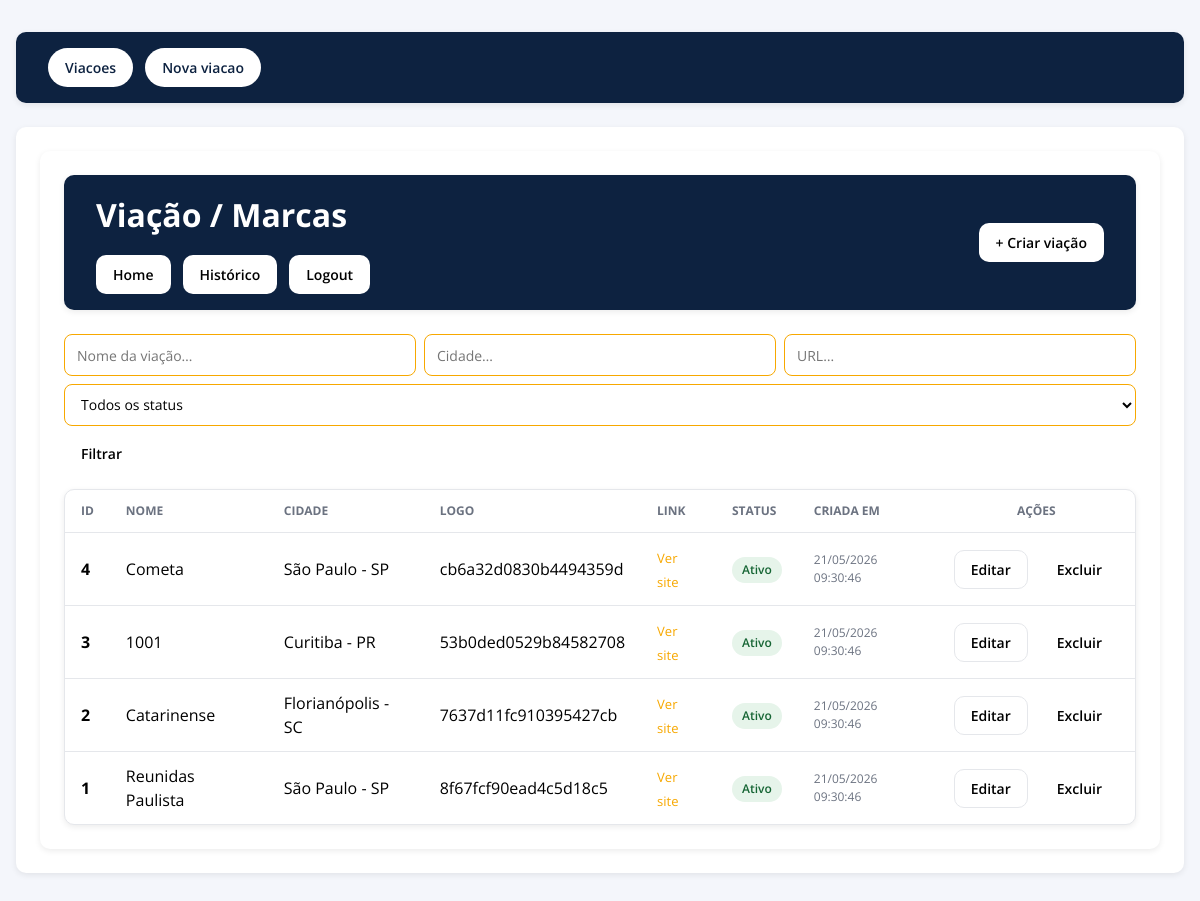
The app's page /viacoes (signed in) with its own data.
### tables this page shows
CREATE TABLE IF NOT EXISTS viacoes
(
    id         INT AUTO_INCREMENT PRIMARY KEY,
    nome       VARCHAR(100) NOT NULL,
    url        VARCHAR(255) NOT NULL DEFAULT '',
    cidade     VARCHAR(100) NOT NULL DEFAULT '',
    logo       VARCHAR(255)          DEFAULT NULL,
    status     TINYINT(1)   NOT NULL DEFAULT 1,
    data_criacao TIMESTAMP    NOT NULL DEFAULT CURRENT_TIMESTAMP,
    data_atualizacao TIMESTAMP    NULL     DEFAULT NULL
        ON UPDATE CURRENT_TIMESTAMP
);

### Core/View.php (called while the page is built, shortened)
<?php
final class View
{
    public static function render(string $view, array $data = []): void
    {
        $basePath = dirname(__DIR__);
        $viewFile = $basePath . '/views/' . $view . '.php';
        $layoutFile = $basePath . '/views/_layout.php';
        extract($data, EXTR_SKIP);
        require $viewFile;
        $content = (string) ob_get_clean();
        require $layoutFile;
    }
}

### Controllers/ViacaoController.php (called while the page is built, shortened)
<?php
final class ViacaoController
{
    private ViacaoService   $viacaoService;
    public function __construct(?ViacaoService $ViacaoService = null)
    {
        $this->viacaoService    = $ViacaoService ?? new ViacaoService();
    }
    public function index(): void
    {
        $nome   = trim((string) ($_GET['nome']   ?? ''));
        $cidade = trim((string) ($_GET['cidade'] ?? ''));
        $url    = trim((string) ($_GET['url']    ?? ''));
        $status = $_GET['status'] ?? '';
        $viacoes = $this->viacaoService->listar(
            $nome   !== '' ? $nome   : null,
            $cidade !== '' ? $cidade : null,
            $url    !== '' ? $url    : null,
            $status !== '' ? $status : null,
        );
        $temFiltro = $nome !== '' || $cidade !== '' || $url !== '' || $status !== '';
        View::render('viacoes/index', [
            'title'     => 'Viações',
            'viacoes'   => $viacoes,
            'temFiltro' => $temFiltro,
            'filtros'   => compact('nome', 'cidade', 'url', 'status'),
        ]);
    }
}

### public/index.php (called while the page is built, shortened)
<?php
require_once __DIR__ . '/../database/db.php';
require __DIR__ . '/../routes/api.php';
$method = (string) ($_SERVER['REQUEST_METHOD'] ?? 'GET');
$router->dispatch($method, $uri);

### database/db.php (called while the page is built, shortened)
<?php
function env(string $key, ?string $default = null): string
{
    $value = getenv($key);
    if ($value === false || $value === '') {
        return $default ?? '';
    }
    return (string) $value;
}
function getPdo(): PDO
{
    static $pdo = null;
    if ($pdo instanceof PDO) {
        return $pdo;
    }
    $host = env('DB_HOST', 'db');
    $db = env('DB_NAME', 'viacoes');
    $user = env('DB_USER', 'root');
    $pass = env('DB_PASSWORD', 'root123');
    $charset = 'utf8mb4';
    $dsn = "mysql:host={$host};dbname={$db};charset={$charset}";
    $options = [
        PDO::ATTR_ERRMODE => PDO::ERRMODE_EXCEPTION,
        PDO::ATTR_DEFAULT_FETCH_MODE => PDO::FETCH_ASSOC,
    ];
    $pdo = new PDO($dsn, $user, $pass, $options);
    return $pdo;
}

### Services/ViacaoService.php (called while the page is built, shortened)
<?php
final class ViacaoService
{
    private PDO $pdo;
    public function __construct(?PDO $pdo = null)
    {
        $this->pdo = $pdo ?? \getPdo();
    }
    public function listar(
        ?string $nome   = null,
        ?string $cidade = null,
        ?string $url    = null,
        ?string $status = null
    ): array {
        $where  = [];
        $params = [];
        $whereClause = $where !== [] ? 'WHERE ' . implode(' AND ', $where) : '';
        $stmt = $this->pdo->prepare("SELECT * FROM viacoes {$whereClause} ORDER BY id DESC");
        $stmt->execute($params);
        return array_map(
            fn(array $row) => Viacao::fromRow($row),
            $stmt->fetchAll(PDO::FETCH_ASSOC)
        );
    }
}

### Models/Viacao.php (called while the page is built, shortened)
<?php
final class Viacao
{
    public static function fromRow(array $row): self
    {
        return new self(
            id: (int) $row['id'],
            nome: (string) $row['nome'],
            logo: $row['logo'],
            url: (string) $row['url'],
            cidade: (string) $row['cidade'],
            status: (int) $row['status'] === 1,
            data_criacao: $row['data_criacao'] !== null
                ? (new \DateTime($row['data_criacao']))
                    ->setTimezone(new \DateTimeZone('America/Sao_Paulo'))
                    ->format('d/m/Y H:i:s')
                : null,
        );
    }
}

### views/viacoes/index.php (the view, shortened to what this page needs)
<?php
$busca = $busca ?? '';
?>
<link rel="stylesheet" href="/css/layout.css">
<main class="container">
    <header class="page-header">
        <div>
            <h1 style="color: white">Viação / Marcas</h1>
            <nav class="actions">
                <a class="btn btn-primary" href="/home">Home</a>
                <a class="btn btn-primary"  href="/viacoes/historico">Histórico</a>
                <a class="btn btn-primary"  href="/logout">Logout</a>
            </nav>
        </div>
        <a href="/viacoes/create" class="btn btn-primary">
            + Criar viação
        </a>
    </header>
    <?php
    $filtros   = $filtros   ?? [];
    ?>
    <form method="get" action="/viacoes" class="search-bar search-bar--multi">
        <div class="search-group search-group--multi">
            <input type="search" name="nome"
                   class="search-input"
                   placeholder="Nome da viação…"
                   value="<?= htmlspecialchars($filtros['nome'] ?? '', ENT_QUOTES, 'UTF-8') ?>">
            <input type="search" name="cidade"
                   class="search-input"
                   placeholder="Cidade…"
                   value="<?= htmlspecialchars($filtros['cidade'] ?? '', ENT_QUOTES, 'UTF-8') ?>">
            <input type="search" name="url"
                   class="search-input"
                   placeholder="URL…"
                   value="<?= htmlspecialchars($filtros['url'] ?? '', ENT_QUOTES, 'UTF-8') ?>">
            <select name="status" class="search-select">
                <option value="">Todos os status</option>
            </select>
            <button type="submit" class="btn btn-primary">Filtrar</button>
        </div>
    </form>
    <?php if (count($viacoes) === 0): ?>
        <div class="card empty-state">
            <?php if ($busca !== ''): ?>
                <p>Nenhuma viação encontrada para a busca "<strong><?= htmlspecialchars($busca, ENT_QUOTES, 'UTF-8') ?></strong>".</p>
            <?php else: ?>
                <p>Nenhuma viação cadastrada no sistema.</p>
            <?php endif; ?>
        </div>
    <?php else: ?>
        <div class="table-card">
            <table>
                <thead>
                <tr>
                    <th>ID</th>
                    <th>Nome</th>
                    <th>Cidade</th>
                    <th>Logo</th>
                    <th>Link</th>
                    <th>Status</th>
                    <th class="date-text">Criada em</th>
                    <th style="text-align: center;">Ações</th>
                </tr>
                </thead>
                <tbody>
                <?php foreach ($viacoes as $viacao): ?>
                    <tr>
                        <td><strong><?= (int) $viacao->id ?></strong></td>
                        <td><?= htmlspecialchars($viacao->nome, ENT_QUOTES, 'UTF-8') ?></td>
                        <td><?= htmlspecialchars($viacao->cidade, ENT_QUOTES, 'UTF-8') ?></td>
                        <td><?= htmlspecialchars(substr($viacao?->logo ?? '', 0, 20), ENT_QUOTES, 'UTF-8') ?></td>
                        <td>
                            <a href="<?= htmlspecialchars($viacao->url, ENT_QUOTES, 'UTF-8') ?>"
                               target="_blank" class="url-link">
                                Ver site
                            </a>
                        </td>
                        <td>
                            <?php if ($viacao->status): ?>
                                <span class="badge badge-active">Ativo</span>
                            <?php else: ?>
                                <span class="badge badge-inactive">Inativo</span>
                            <?php endif; ?>
                        </td>
                        <td class="date-text">
                            <?= htmlspecialchars($viacao->data_criacao, ENT_QUOTES, 'UTF-8') ?>
                        </td>
                        <td>
                            <div class="actions" style="justify-content: flex-end;">
                                <a href="/viacoes/<?= (int) $viacao->id ?>/edit" class="btn btn-ghost">
                                    Editar
                                </a>
                                <form method="post" action="/viacoes/<?= (int) $viacao->id ?>/delete"
                                      onsubmit="return confirm('Remover esta marca?');">
                                    <button type="submit" class="btn btn-danger">Excluir</button>
                                </form>
                            </div>
                        </td>
                    </tr>
                <?php endforeach; ?>
                </tbody>
            </table>
        </div>
    <?php endif; ?>
</main>

### Core/Router.php (shortened to what this page needs)
<?php
final class Router
{
    private array $routes = [];
    private function add(string $method, string $pattern, callable|array $handler): void
    {
        $method = strtoupper($method);
        $pattern = $this->normalizePath($pattern);
        $this->routes[$method] ??= [];
        $this->routes[$method][] = [
            'pattern' => $pattern,
            'regex' => $this->patternToRegex($pattern),
            'handler' => $handler,
        ];
    }
    public function dispatch(string $method, string $uri): void
    {
        $method = strtoupper($method);
        $path = parse_url($uri, PHP_URL_PATH);
        $path = is_string($path) ? $path : '/';
        $path = $this->normalizePath($path);
        foreach ($this->routes[$method] ?? [] as $route) {
            $matches = [];
            if (preg_match($route['regex'], $path, $matches) !== 1) {
                continue;
            }
            $params = [];
            foreach ($matches as $key => $value) {
                if (!is_string($key)) {
                    continue;
                }
                $params[$key] = $value;
            }
            $this->invoke($route['handler'], $params);
            return;
        }
    }
    private function invoke(callable|array $handler, array $params): void
    {
        if (is_array($handler)) {
            [$class, $method] = $handler;
            $controller = new $class();
            $controller->$method(...$params);
            return;
        }
    }
    private function normalizePath(string $path): string
    {
        $path = '/' . ltrim($path, '/');
        if ($path !== '/') {
            $path = rtrim($path, '/');
        }
        return $path;
    }
    private function patternToRegex(string $pattern): string
    {
        $tmp = preg_replace_callback(
            '#\{([a-zA-Z_][a-zA-Z0-9_]*)\}#',
            static fn(array $m): string => '__PARAM__' . $m[1] . '__',
            $pattern
        );
        $quoted = preg_quote((string) $tmp, '#');
        $regex = preg_replace_callback(
            '#__PARAM__([a-zA-Z_][a-zA-Z0-9_]*)__#',
            static function (array $m): string {
                $name = $m[1];
                $paramPattern = $name === 'id' ? '\\d+' : '[^/]+';
                return '(?P<' . $name . '>' . $paramPattern . ')';
            },
            $quoted
        );
        return '#^' . (string) $regex . '$#';
    }
}

### views/_layout.php (shortened to what this page needs)
?><!doctype html>
<html lang="pt-BR">
<head>
    <link rel="stylesheet" href="layout.css">
</head>
<body>
<header>
    <div >
        <nav class="container-nav">
            <a class="btn-headerlay" href="/viacoes">Viacoes</a>
            <a class="btn-headerlay" href="/viacoes/create">Nova viacao</a>
        </nav>
    </div>
</header>
<main>
    <div class="container">
        <?= $content ?>
    </div>
</main>
</body>
</html>

### records on screen
viacoes: id "4", nome "Cometa", cidade "São Paulo - SP", logo "cb6a32d0830b4494359d", status "Ativo", data_criacao "21/05/2026 09:30:46"
viacoes: id "3", nome "1001", cidade "Curitiba - PR", logo "53b0ded0529b84582708", status "Ativo", data_criacao "21/05/2026 09:30:46"
viacoes: id "2", nome "Catarinense", cidade "Florianópolis - SC", logo "7637d11fc910395427cb", status "Ativo", data_criacao "21/05/2026 09:30:46"
viacoes: id "1", nome "Reunidas Paulista", cidade "São Paulo - SP", logo "8f67fcf90ead4c5d18c5", status "Ativo", data_criacao "21/05/2026 09:30:46"
